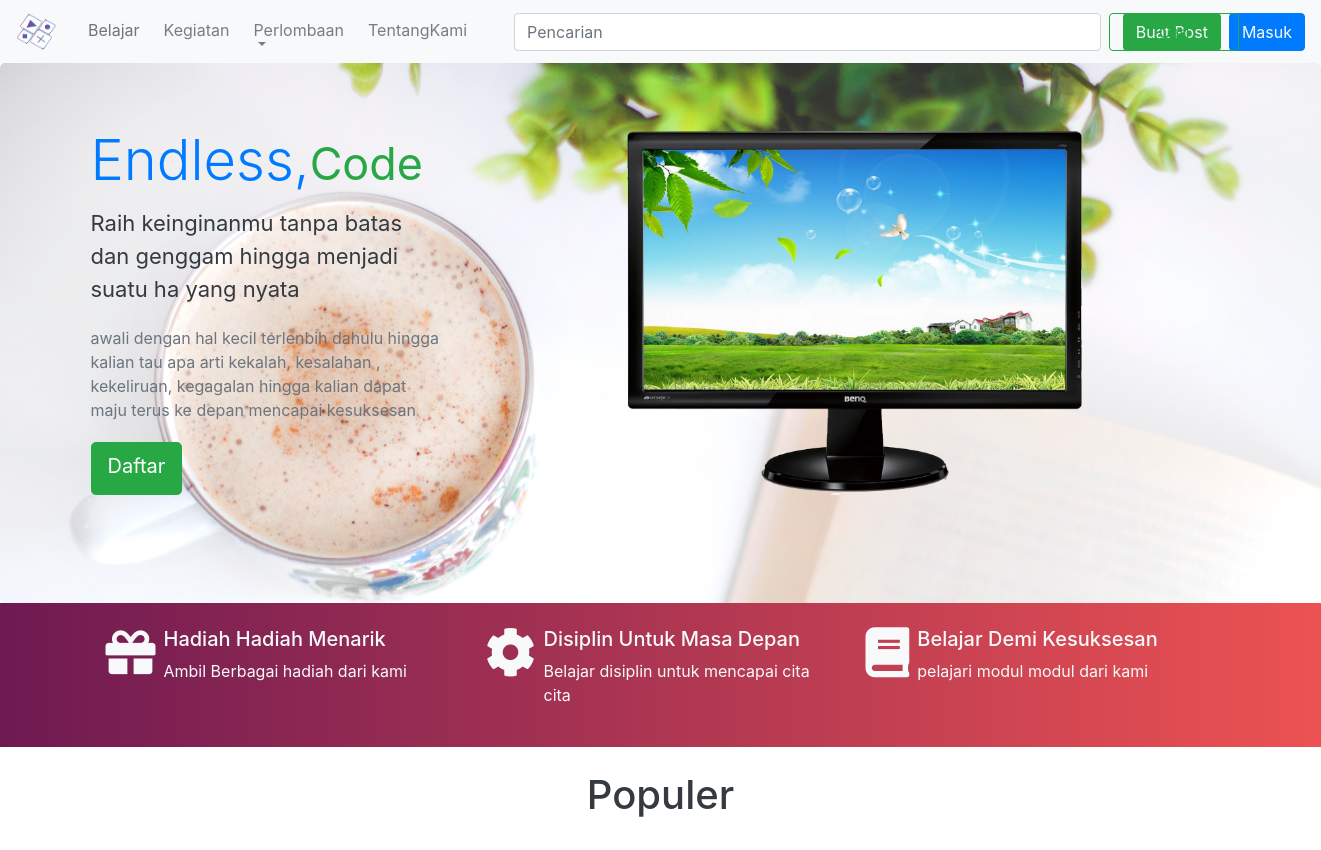
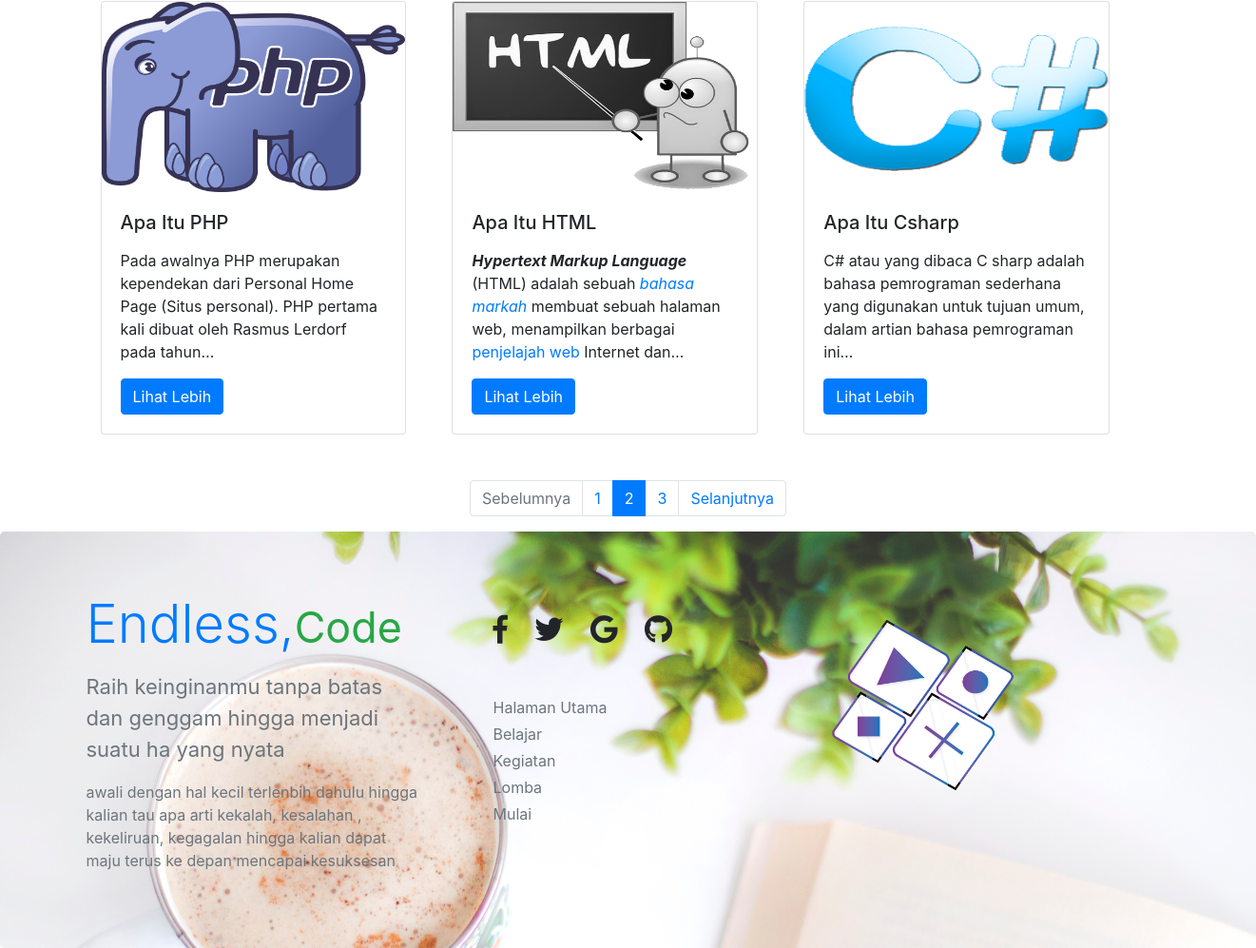
The page / on the database its author committed (2 pictures, top to bottom).
### tables this page shows
CREATE TABLE `create_post` (
  `id` int(11) NOT NULL,
  `title` varchar(255) NOT NULL,
  `deskription` text NOT NULL,
  `gambar` varchar(255) NOT NULL,
  `hastag` varchar(255) NOT NULL,
  `create_at` timestamp NOT NULL DEFAULT CURRENT_TIMESTAMP
);

### application/controllers/home.php (called while the page is built, shortened)
<?php
	class home extends CI_Controller {
		public function index ($page='home'){
			$title_index['title']=ucfirst($page);
			$title_index['penampung']=$this->models_endless->view_home();
			$this->load->view('template/header');
			$this->load->view('home/'.$page ,$title_index);
			$this->load->view('template/footer');
		}
	}
?>

### index.php (called while the page is built, shortened)
<?php
require_once BASEPATH.'core/CodeIgniter.php';

### application/models/models_endless.php (called while the page is built, shortened)
<?php
	class models_endless extends CI_Model {
		public function view_home(){
			$this->db->select('*');
			$this->db->from('create_post');
			$query=$this->db->get();
			if($query->num_rows()>0){
					$penampung=$query->result();
					return $penampung;
				}
			else{
				return false;
			}
		}
	}
?>

### application/views/home/home.php (the view, shortened to what this page needs)
<html>
	<head>
	<link rel="stylesheet" href="./Asset/css/events.css">
	</head>
	<body>
		<div class="jumbotron footer-container mb-sm-0 dibawahnav">
			<div class="container">
				<div class="row">
					<div class="row col-sm-4">
					  <h1 class="display-4 text-primary">Endless,<small class="text-success">Code</small></h1>
					  <p class="text-dark "style="font-size:22px;">Raih keinginanmu tanpa batas dan genggam hingga menjadi suatu ha yang nyata</p>
					  <p class="text-muted">awali dengan hal kecil  terlenbih dahulu hingga kalian tau apa arti kekalah, kesalahan ,
					  kekeliruan, kegagalan hingga kalian dapat maju terus ke depan mencapai kesuksesan  </p>
					  <a class="btn btn-success btn-lg" href="<?php echo base_url()?>signin">Daftar</a>
					</div>
					<div class="row col-2">
						<div class="col-12">
						</div>
					</div>
					<div class="row col-6">
						<div class="col-12">
							<img src="<?php echo base_url('Asset/gambar/Komputer.png')?>" style="width:94%; height:auto;">
						</div>
					</div>
				</div>
			</div>
		</div>
		<div class="col-12 mb-sm-4 py-sm-4 events">
			<div class="container">
				<div class="row ">
					<div class="media col-4 ">
					  <i class="fas fa-gift display-4 mr-sm-2 text-light" style="font-size:50;"></i>
					  <div class="media-body" >
						<h5 class="mt-0 text-light">Hadiah Hadiah Menarik</h5>
						<p class="text-light">Ambil Berbagai hadiah dari kami </p>
					  </div>
					</div>
					<div class="media col-4 ">
					 <i class="fas fa-cog dispaly-4 mr-sm-2 text-light" style="font-size:50;"></i>
					  <div class="media-body">
						<h5 class="mt-0 text-light">Disiplin Untuk Masa Depan</h5>
						<p class="text-light"> Belajar disiplin untuk mencapai cita cita </p>
					  </div>
					</div>
					<div class="media col-4 ">
					  <i class="fas fa-book dispaly-4 mr-sm-2 text-light" style="font-size:50;"></i>
					  <div class="media-body">
						<h5 class="mt-0 text-light">Belajar Demi Kesuksesan</h5>
						<p class="text-light">pelajari modul modul dari kami</p>
					  </div>
					</div>
				</div>
			</div>
		</div>
		<div class="col-12">
			<h1 class=" text-dark text-center">Populer</h1>
		</div>
		<div class="col-12  py-sm-4">
			<div class="container my-sm-6">
				<div class="container ">
					<div class="row">
					<?php
					if(!empty($penampung)){
					foreach ($penampung as $home){ ?>
						<div class="card mr-sm-5" style="width: 20.12rem;">
						  <img class="card-img-top " style="height:200px;" src="./Asset/gambar/<?php echo $home->gambar;?>" alt="Card image cap">
						  <div class="card-body">
							<h5 class="card-title"><?php  echo $home->title; ?></h5>
							<p class="card-text"><?php echo word_limiter ($home->deskription,20);  ?></p>
								<a href= <?php echo base_url()?>home/gethomeberita/<?php echo $home->id;?> class="btn btn-primary">Lihat Lebih</a>
						  </div>
						</div>
					<?php } }
					else{
						echo"<script>alert'daat kosong'</script>";
					}
					?>
					</div>
				</div>
			</div>
		</div>
		<div class="row justify-content-center mt-sm-4">
		<nav  aria-label="...">
		  <ul class="pagination">
			<li class="page-item disabled">
			  <a class="page-link" href="#" tabindex="-1">Sebelumnya</a>
			</li>
			<li class="page-item"><a class="page-link" href="#">1</a></li>
			<li class="page-item active">
			  <a class="page-link" href="#">2 <span class="sr-only">(current)</span></a>
			</li>
			<li class="page-item"><a class="page-link" href="#">3</a></li>
			<li class="page-item">
			  <a class="page-link" href="#">Selanjutnya</a>
			</li>
		  </ul>
		</nav>
		</div>
	</body>
</html>

### application/views/template/header.php (shortened to what this page needs)
<html>
	<head>
		<link rel="stylesheet" href="https://stackpath.bootstrapcdn.com/bootstrap/4.1.3/css/bootstrap.min.css"
>
		<link rel="stylesheet" href="<?php echo base_url('Asset/css/template.css')?>">
		<link rel="stylesheet" href="https://use.fontawesome.com/releases/v5.3.1/css/all.css">
	</head>
	<body>
		<nav class="navbar navbar-expand-lg navbar-light bg-light">
		  <a class="navbar-brand text-primary nav" href="<?php  echo base_url();?>"><img src="<?php  echo base_url('Asset/gambar/logo.png');?>"></a>
		  <div class="collapse navbar-collapse" id="navbarSupportedContent">
			<ul class="navbar-nav mr-auto">
			  <li class="nav-item active">
				<a class="nav-link text-muted ml-sm-2" href="<?php  echo base_url()?>learning">Belajar<span class="sr-only">(current)</span></a>
			  </li>
			  <li class="nav-item">
				<a class="nav-link ml-sm-2" href="<?php  echo base_url()?>events">Kegiatan</a>
			  </li>
			  <li class="nav-item dropdown ml-sm-2">
				<a class="nav-link dropdown-toggle" href="<?php echo base_url()  ?>challenge" id="navbarDropdown" role="button" data-toggle="dropdown" aria-haspopup="true" aria-expanded="false">
				  Perlombaan
				</a>
			  </li>
			  <li class="nav-item">
				<a class="nav-link ml-sm-2" href="<?php  echo base_url()?>aboutus">TentangKami</a>
			  </li>
			  <form class="form-inline  my-sm-0 ml-sm-4 col-sm-12 ">
				<input class="form-control mr-sm-2 col-sm-9" type="search" placeholder="Pencarian" aria-label="Search">
				<button class="btn btn-outline-success  my-sm-0 col-sm-2" type="submit">Cari</button>
			  </form>
			</ul>
			<ul class="navbar-nav nav-right">
				<a href="<?php base_url()?>create" class="btn btn-success text-light">Buat Post</a>
				<a href="<?php base_url()?>login" class="btn btn-primary ml-sm-2 text-light">Masuk</a>
			</ul>
		  </div>
		</nav>

### application/views/template/footer.php (shortened to what this page needs)
		<div class="jumbotron footer-container mb-sm-0 ">
			<div class="container">
				<div class="row">
					<div class="row col-sm-4">
					  <h1 class="display-4 text-primary">Endless,<small class="text-success">Code</small></h1>
					  <p class="text-muted mt-sm-2"style="font-size:22px;">Raih keinginanmu tanpa batas dan genggam hingga menjadi suatu ha yang nyata</p>
					  <p class="text-muted">awali dengan hal kecil  terlenbih dahulu hingga kalian tau apa arti kekalah, kesalahan ,
					  kekeliruan, kegagalan hingga kalian dapat maju terus ke depan mencapai kesuksesan</p>
					</div>
					<div class="row col-4 mt-sm-4 ml-sm-4">
						<div class="col-12  ">
							 <i class="fab fa-facebook-f ml-sm-4" style="font-size:30;"></i>
							 <i class="fab fa-twitter ml-sm-4" style="font-size:30;"></i>
							 <i class="fab fa-google ml-sm-4" style="font-size:30;"></i>
							 <i class="fab fa-github ml-sm-4" style="font-size:30;"></i>
						</div>
						<div class="col-12  ml-sm-4 ">
							<ul class="list list-inline ">
								<li class="pt-sm-1"><a href="<?php echo base_url()?>" class="text-muted">Halaman Utama</a></li>
								<li class="pt-sm-1"><a href="<?php echo base_url()?>learning" class="text-muted">Belajar</a></li>
								<li class="pt-sm-1"><a href="<?php echo base_url()?>events" class="text-muted">Kegiatan</a></li>
								<li class="pt-sm-1"><a href="<?php echo base_url()?>challenge" class="text-muted">Lomba</a></li>
								<li class="pt-sm-1"><a href="<?php echo base_url()?>login"class="text-muted">Mulai</a></li>
							</ul>
						</div>
					</div>
					<div class="col-3 mt-sm-4 ml-sm-4 footer">
						<img src="<?php echo base_url()?>./Asset/gambar/logo.png">
					</div>
				</div>
			</div>
		</div>
	</body>
</html>

### Asset/css/template.css (style rules this page uses)
.nav img { width:40px; height:auto; }
.footer img { width:200px; height:auto; }

### Asset/css/events.css (style rules this page uses)
.events { background-image: linear-gradient(-90deg, #ec5252 , #6e1a52); }
.dibawahnav { height:540px; }
.nav img { width:40px; height:auto; }

### application/views/home/home.php (style rules this page uses)
.footer-container { background-image:url("./Asset/gambar/home.jpg"); background-size:cover; }

### rows shown on the page
create_post: gambar (picture), title "Apa Itu PHP", deskription "Pada awalnya PHP merupakan kependekan dari Personal Home Page (Situs personal). PHP pertama kali dibuat oleh Rasmus Lerdorf pada tahun…"
create_post: gambar (picture), title "Apa Itu HTML", deskription "Hypertext Markup Language (HTML) adalah sebuah bahasa markah membuat sebuah halaman web, menampilkan berbagai penjelajah web Internet dan…"
create_post: gambar (picture), title "Apa Itu Csharp", deskription "C# atau yang dibaca C sharp adalah bahasa pemrograman sederhana yang digunakan untuk tujuan umum, dalam artian bahasa pemrograman ini…"
